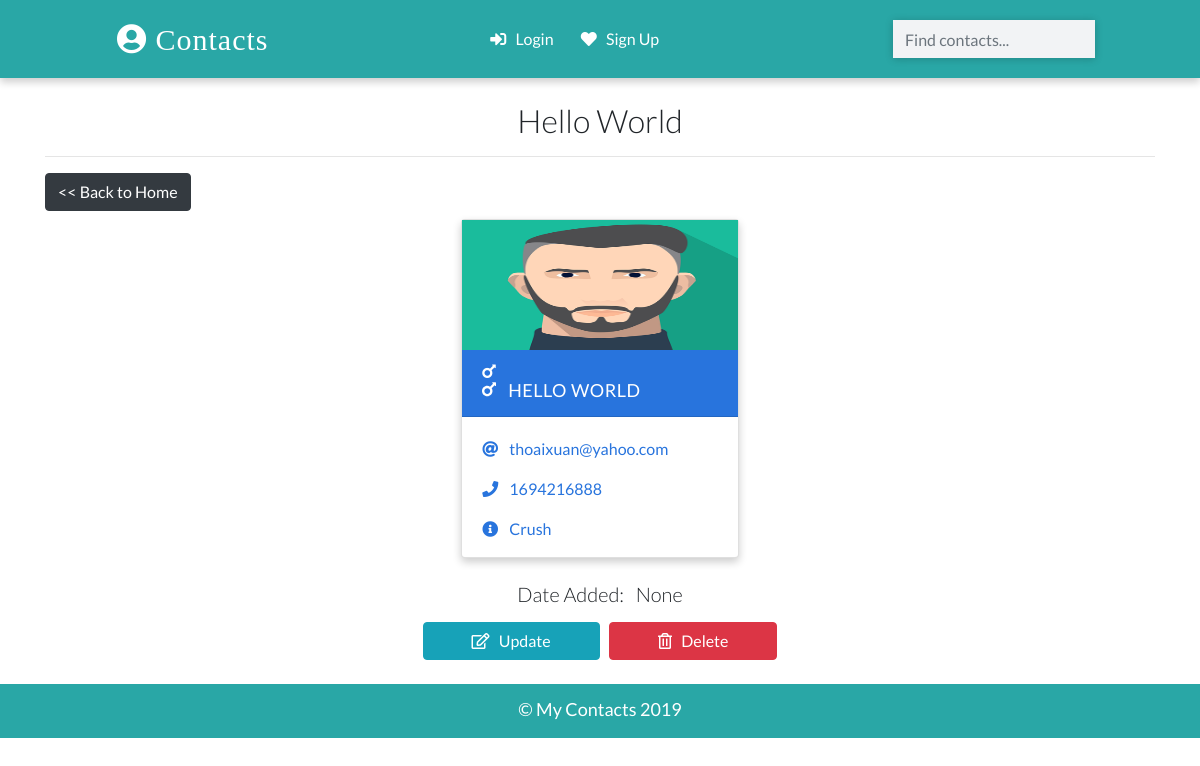
The page /detail/2/ on the database its author committed.
### app/models.py (models this page shows, shortened)
class Contact(models.Model):
    name = models.CharField(max_length=20)
    email = models.EmailField(max_length=120)
    phone = models.IntegerField()
    info = models.CharField(max_length=30)
    gender = models.CharField(max_length=50, choices=(
        ('male','Male'),
        ('female','Female')
    ))
    image = models.ImageField(upload_to='images/',blank=True)
    date_added = models.DateTimeField(default=datetime.now)
    class Meta:
        ordering =['-id']

### app/views.py (the view)
# urls.py: path('detail/<int:pk>/',views.ContactDetailView.as_view(),name="detail"),
class ContactDetailView(DetailView):
    template_name = 'detail.html'
    model = Contact
    context_object_name ='contact'

### templates/detail.html (shortened to what this page needs)
{% extends 'base.html' %}
{% load static %}
{% block content %}
    <div class="container">
      <h2 class="heading font-weight-light text-center">{{contact.name}}</h2>
      <hr />
      <a href="../../" class="btn btn-dark" role="button"><< Back to Home</a>
    </div>
    <div class="container main-part">
      {% include 'partials/_card.html' %}
    </div>
    <div class="container mt-3">
    <h5 class="text-center my-3 font-weight-light">Date Added: &nbsp; {{contact.date_added}}</h5>
    <p class="text-center text-light">
      <a class="btn btn-info px-5"
      href="{% url 'update' contact.id %}">
      <i class="far fa-edit"></i> &nbsp; Update
      </a>&nbsp;&nbsp;
      <a class="btn btn-danger px-5"
      href="{% url 'delete' contact.id %}"
      >
      <i class="far fa-trash-alt"></i> &nbsp; Delete</a>
      </p>
    </div>
    {% endblock content %}

### templates/partials/_card.html (shortened to what this page needs)
{% load static %}
{% if contact.gender == 'male' %}
  <div class="card my-2 mx-2 boy-card {% if 'detail' in request.path%}mx-auto w-25{%endif%}">
    <img src="{% if contact.image %}
    {{contact.image.url}}
    {% else %}
    {% static './images/boy.png' %}
    {% endif %}" class="img-fluid" />
    <div class="card-header">
      <a href="{% url 'detail' contact.id %}" class="text-white header-link"
        ><i class="fas fa-mars mr-2"></i> {{contact.name}}</a
      >
    </div>
    <div class="card-body pb-0">
      <p>
        <i class="fas fa-at mr-2"></i>
        <a href="mailto:{{contact.name}}">{{contact.email}}</a>
      </p>
      <p>
        <i class="fas fa-phone mr-2"></i>
        <a href="tel:{{contact.phone}}">{{contact.phone}}</a>
      </p>
      <p><i class="fas fa-info-circle mr-2"></i> {{contact.info}}</p>
    </div>
  </div>
{% endif %}

### static/css/main.css (style rules this page uses)
:root { --back: #29a7a6; --girl: #e64298; --boy: #2874dd; }
body { font-family: Lato, sans-serif; }
.card { box-shadow: 0 4px 8px 0 rgba(0, 0, 0, 0.2); transition: 0.3s; min-width: 250px; box-sizing: border-box; }
img { height: 130px !important; }
.card-header { font-size: 18px; letter-spacing: 0.5px; text-transform: uppercase; }
.boy-card .card-header { background-color: var(--boy); }
.boy-card .card-body, .boy-card .card-body p a { color: var(--boy); }
.card-body p { cursor: pointer; }
.main-part { display: flex; flex-wrap: wrap; justify-content: space-evenly; }

### rows shown on the page
Contact: name "Hello World", name "HELLO WORLD", email "thoaixuan@yahoo.com", phone "1694216888", info "Crush", date_added "None"
